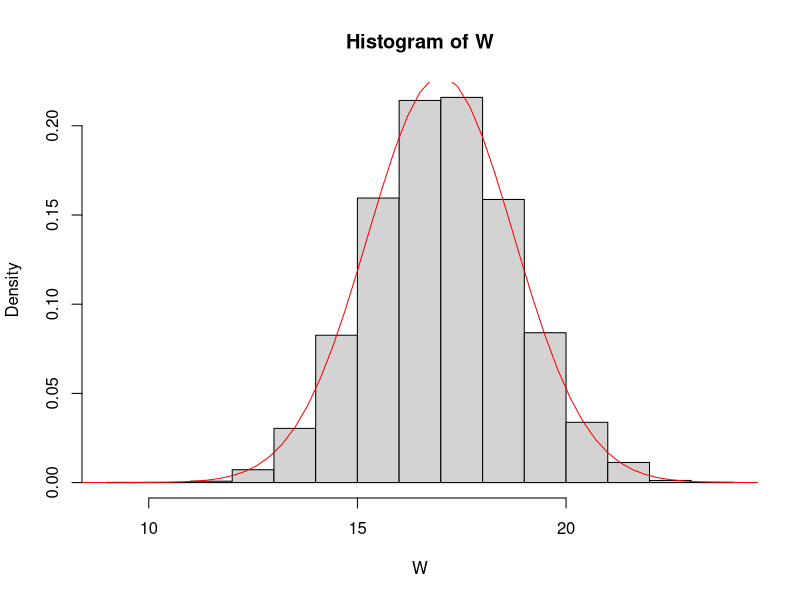
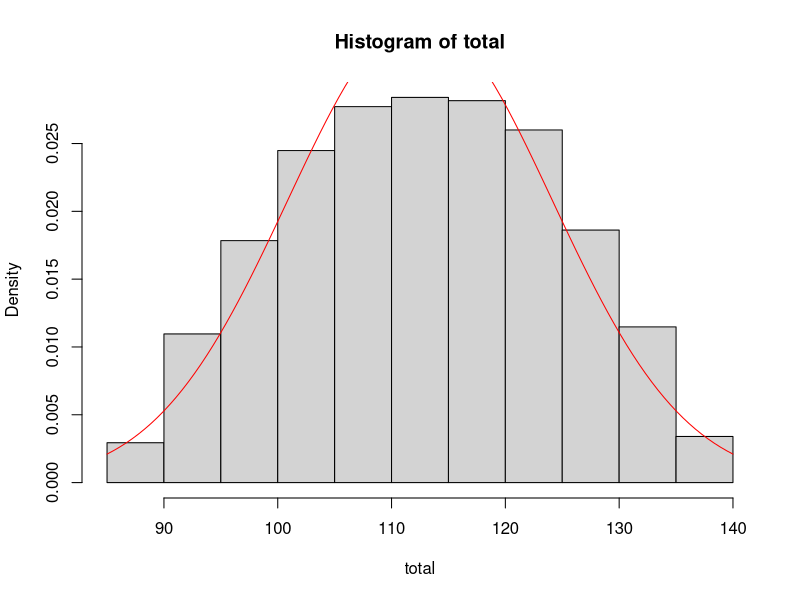
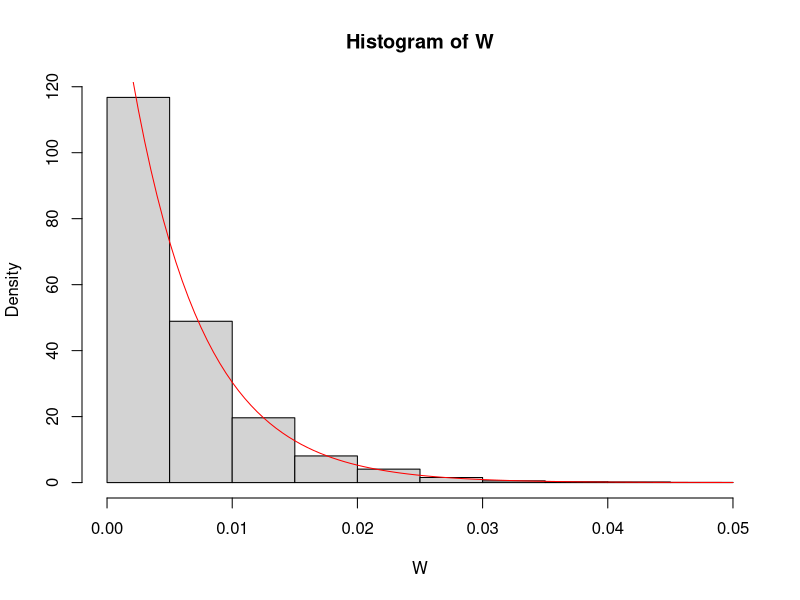
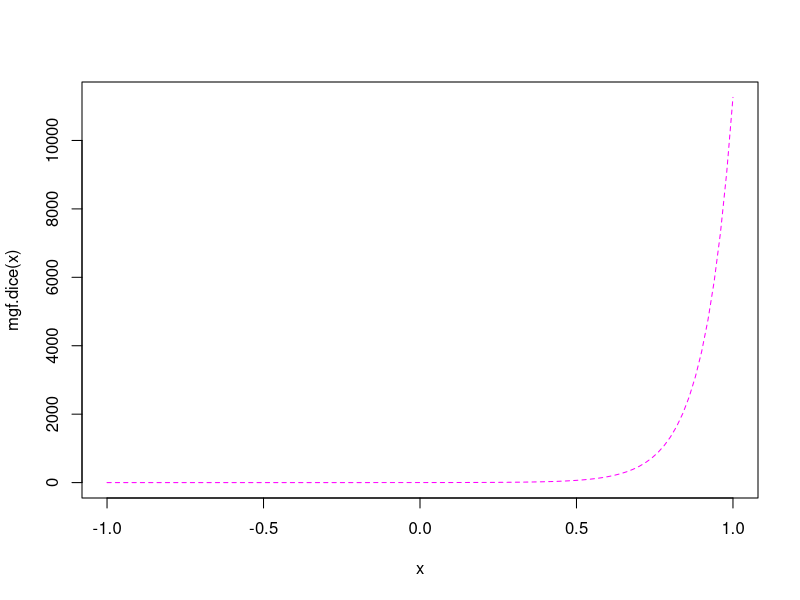
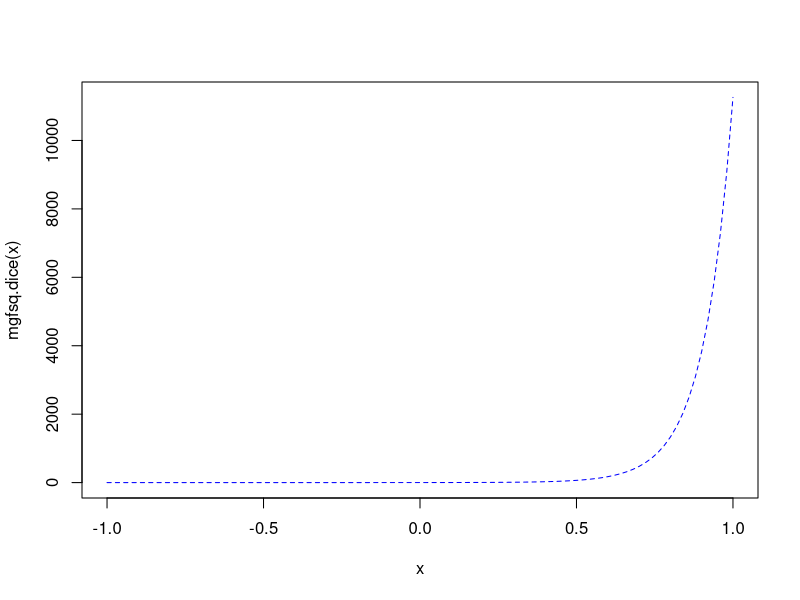

Recreate these plots in R, in order.
# Larson Hogstrom - HW5
# MATH_E156 - 3/3/2014

#### Part 1 ###
# 1. Page 93, exercise 10.
# in 2000 census 28.6% of adults have high school diploma
# In a random sample of 800 adults, what is the prob that betweeen 220
# and 230 (inclusive) people have a HS diploma.
n<-800
p<-.286
variance <- n*p*(1-p)
expected <- n*p; expected
# use CLT approximation with continuity correction
dist1 <- pnorm(c(230,220), expected, sqrt(variance), lower.tail = FALSE) #CLT approximation
clt <- diff(dist1); clt
# compare to the exact probability (use pbinorm in R)
dist2 <- pbinom(c(220,230),size=800,prob=.286)
exact <- diff(dist2); exact

#### Part 2 ###
# 2. Page 93, exercise 14. This is a twin of exercise 13, one of the section problems.
# X1...X9, i.i.d. from N(7,3^2)
# Y1...Y12, i.i.d. from N(10,5^2)
# let W = X_bar - Y_bar

# a) Give the exact sampling distribution of W
sampling_stdv = sqrt(3^2/9+5^2/12); sampling_stdv
print('W = X_bar + Y_bar ~ N(17,1.75^2)')

# b) Simulate the sampling distribution of W in R and plot your results
# (adapt code from the previous exercise). Check that the simulated mean and the 
# standard error are close to the theoretical mean and standard error
W <- numeric(10000)
for (i in 1:10000) {
    x <- rnorm(9, 7, 3)
    y <- rnorm(12, 10, 5)
    W[i] <- mean(x) + mean(y)
}
hist(W, freq = FALSE)
# theoretical mean and standard error
curve(dnorm(x, mean=17, sd=1.75),from =0, to = 30, col = "red", add=TRUE)
simMean <- mean(W); simMean
simSE <- sqrt(var(W)); simSE
print('simulated mean and SE are close to the theoretical')

# c) Use your simulation to find P(W< -1.5). Calculate the exact answer and
# compare
p.simulated <- sum(W < -1.5) / length(W); p.simulated
p.theoretical <- pnorm(-1.5,mean=17, sd=1.75); p.theoretical

#### Part 3 ###
# 3. Page 94, exercise 16.
# For random variable X from a Uniform distribution:
# E[X] = (a+b)/2
# VAR[X] = (b-a)^2/12

# a)
# X ~ Unif[40,60]
# Y ~ Unif[45,80]
# Compute the expected value and varaince of X + Y 
# let W = X + Y
w.mean <- (40+60)/2 + (45+80)/2; w.mean
w.var <- (60-40)^2/12 + (80-45)^2/12

# b) compare simmulated distribution of X and Y and compare to the 
# theoretical mean and variance
X <- runif(10000, 40, 60)
Y <- runif(10000, 45, 80)
total <- X + Y
hist(total,freq=FALSE)
curve(dnorm(x, mean=w.mean, sd=sqrt(w.var)),col = "red", add=TRUE)

# simulated mean and variance
total.mean <- mean(total); total.mean
total.SE <- sqrt(var(total)); total.SE
# theoretical mean and variance
w.mean
w.var
print('the way I have calculated it, the theoretical variance seems higher than the observed')

# c) use simulated distribution to find P(X+Y <90)
p.90 <- sum(total < 90)/ length(total); p.90

#### Part 4 ###
# 4. Page 95, exercise 24(b). You will have to work part (a) to do 
# the required comparison. Include a brief explanation of how you came 
# up with the theoretical expectation of Xmin.

# let X1, X2,...,Xn, iid ~ Exp(λ) with pdf f(x) = λe^(λx), λ>0, x>0
# a) find the pdf fmin(x) for the sample minimum Xmin. Recognize this as the pdf
# of a known distribution
# fmin(x) = n(1-F(x))^(n-1)*f(x)
print('for exponential: fmin(x) = nλe^(-nλx)')
print('so the fmin(x) for an exponential function is another exponential with \
    the parameter nλ')

# b) simulate the sampling distribution of Xmin of samples of size n=25
# from the exponential distribution with λ = 7. Compare the theoretical 
# expected value of Xmin to the simulated expected value.
W <- numeric(10000)
for (i in 1:10000) {
    x <- rexp(25, 7)
    W[i] <- min(x)
}
hist(W, freq = FALSE)
curve(dexp(x, rate=7*25),col = "red", add=TRUE)

#### Part 5 ###
# 5. Plot the moment-generating function for two dice, in two different ways.

# (a) Use outer() to get the probability mass function for two dice, 
# then write an R function for the moment generating function of this prob- 
# ability mass function and plot a graph of it. (See script 5P for the 
# “vectorize” trick.)
Y <-outer(c(1,2,3,4,5,6),c(1,2,3,4,5,6),"+"); Y
p <- 1/6
pr <- outer(rep(p,6),rep(p,6),"*"); pr

mgf <- function(x, Y, pr)  {
  sum(pr*(exp(x*Y)))
}
mgf.dice <- Vectorize(function(x) mgf(x, Y, pr))
curve (mgf.dice, from = -1, to = 1, col = "magenta", lty = 2)

# (b) Write an R function for the moment generating function of the prob- 
# ability mass function for a single die and plot a graph of its square.
Y <-c(1,2,3,4,5,6); Y
p <- 1/6
pr <- rep(p,6); pr

mgf_squared <- function(x, Y, pr)  {
  sum(pr*(exp(x*Y)))^2
}
mgfsq.dice <- Vectorize(function(x) mgf_squared(x, Y, pr))
curve (mgfsq.dice, from = -1, to = 1, col = "blue", lty = 2)
